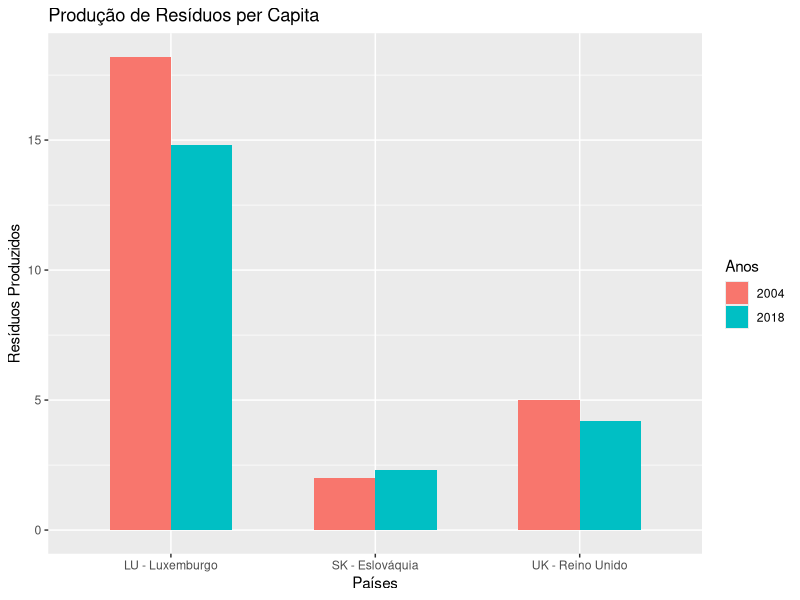

Write R code to recreate this figure.
library(readxl)
library(ggplot2)
ResiduosPerCapita <- read_excel("ResiduosPerCapita.xlsx", range = "A12:C43")
dados_2004 = c(ResiduosPerCapita$`2004`[21],ResiduosPerCapita$`2004`[9],ResiduosPerCapita$`2004`[31]); 
dados_2018 = c(ResiduosPerCapita$`┴ 2018`[21],ResiduosPerCapita$`┴ 2018`[9],ResiduosPerCapita$`┴ 2018`[31])
Países = c(ResiduosPerCapita$Anos[21], ResiduosPerCapita$Anos[9], ResiduosPerCapita$Anos[31]);
Paises_data = data.frame(Países, dados_2004, dados_2018)

print(ggplot(Paises_data, aes(Países, fill = Anos)) +
  geom_bar(aes(y = dados_2004, fill = "2004"), stat = "identity", width = .3, position = position_nudge(x = -.15)) + 
  geom_bar(aes(y = dados_2018, fill = "2018"), stat = "identity", width = .3, position = position_nudge(x = .15)) + 
  labs(title = "Produção de Resíduos per Capita", y = "Resíduos Produzidos"))
